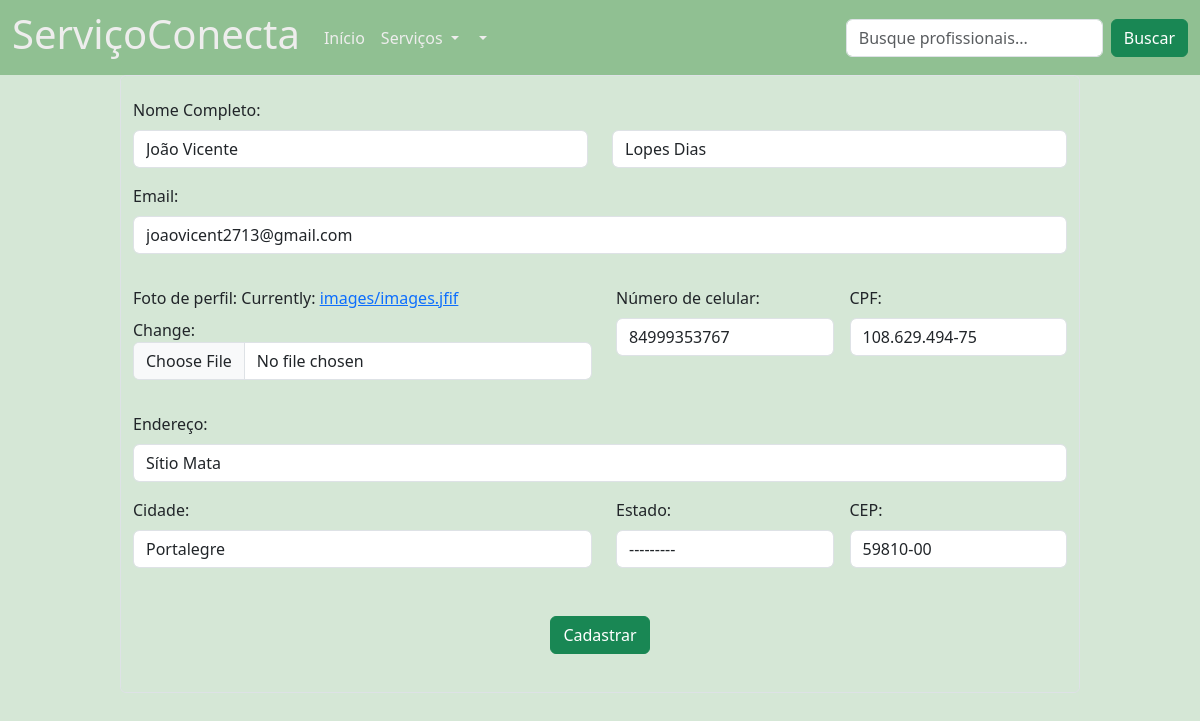
/perfil_cliente/editar/1/, run on an earlier commit of the app's database.
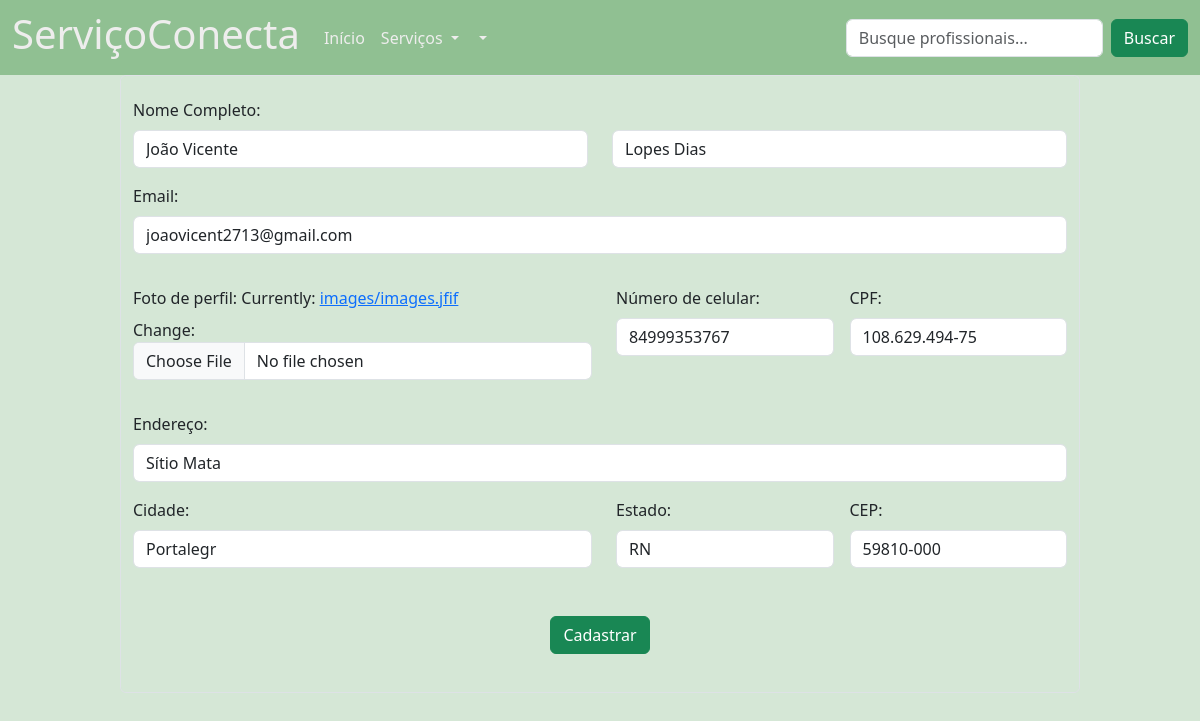
And on a later commit of the database.
### servicos/models.py (models this page shows, shortened)
class Cliente(models.Model):
    nome = models.CharField(max_length=100)
    sobrenome = models.CharField(max_length=100)
    email = models.EmailField()
    foto_perfil = models.ImageField(upload_to='images')
    celular = models.CharField(max_length=11)
    cpf = models.CharField(max_length=14)
    endereco = models.CharField(max_length=200)
    estado = models.CharField(max_length=2, choices=ESTADOS)
    cep = models.CharField(max_length=9)
    cidade = models.CharField(max_length=150, default='')
    usuario = models.ForeignKey(User,on_delete=models.CASCADE, null=True,blank=True)

### servicos/views.py (the view)
# urls.py: path('perfil_cliente/editar/<int:id>/',editar_cliente, name='editar_cliente'),
def editar_cliente(request,id):
    cliente = get_object_or_404(Cliente,id=id)
    if request.method == 'POST':
        form = ClienteForm(request.POST,request.FILES,instance=cliente)
        if form.is_valid():
            form.save()
            return redirect('perfil_cliente')
    else:
        form = ClienteForm(instance=cliente)
    return render(request,'perfis/cliente_form.html',{'form':form})

### servicos/form.py
class ClienteForm(ModelForm):
    class Meta:
        model = Cliente
        fields = '__all__'
        widgets = {
            'nome' : forms.TextInput(attrs={'class': 'form-control' }),
            'sobrenome' : forms.TextInput(attrs={'class': 'form-control' }),
            'email' : forms.EmailInput(attrs={'class': 'form-control' }),
            'celular' : forms.TextInput(attrs={'class': 'form-control' }),
            'foto_perfil': forms.ClearableFileInput(attrs={'class': 'form-control' }),
            'cpf' : forms.TextInput(attrs={'class': 'form-control' }),
            'endereco' : forms.TextInput(attrs={'class': 'form-control' }),
            'cep' : forms.TextInput(attrs={'class': 'form-control' }),
            'cidade' : forms.TextInput(attrs={'class': 'form-control' }),
            'estado' : forms.Select(attrs={'class': 'form-control'}),
        }

### servicos/Templates/perfis/cliente_form.html (shortened to what this page needs)
{% extends 'servicos/base.html' %}
  {% block content %}
    {% load static %}
      <div class="form-control form_custom" >
        <form method="post" enctype="multipart/form-data">
          <div class="row form_organization">
            <label for="exampleInputEmail1" class="form-label">Nome Completo:</label>
            <div class="col">
             {{ form.nome }}
            </div>
            <div class="col">
              {{ form.sobrenome }}
            </div>
          </div>
          <div class="mb-3 form_organization">
            <label for="exampleInputEmail1" class="form-label">Email:</label>
            {{ form.email }}
          </div>
          <div class="flex">
            <div class="mb-3 form_organization foto_form">
              <label for="formFile" class="form-label">Foto de perfil:</label>
              {{ form.foto_perfil }}
            </div>
            <div class="mb-3 form_organization celular_form">
              <label for="formGroupExampleInput" class="form-label">Número de celular:</label>
              {{ form.celular }}
            </div>
            <div class="mb-3 form_organization cpf_form">
              <label for="exampleInputEmail1" class="form-label ">CPF:</label>
              {{ form.cpf }}
            </div>
          </div>
          <div class="col-12 form_organization">
            <label for="inputAddress" class="form-label">Endereço:</label>
            {{ form.endereco }}
          </div>
          <div class="flex">
            <div class="col-md-6 form_organization cidade_form">
              <label for="inputCity" class="form-label">Cidade:</label>
              {{ form.cidade }}
            </div>
            <div class="col-md-4 form_organization estado_form">
              <label for="inputState" class="form-label">Estado:</label>
              {{ form.estado }}
            </div>
            <div class="col-md-2 form_organization cep_form">
              <label for="inputZip" class="form-label">CEP:</label>
              {{ form.cep }}
            </div>
          </div>
          <div class=" flex centralizar form_organization" style="margin: 2rem 0 2rem 0;">
            <button type="submit" class="btn btn-success">Cadastrar</button>
          </div>
  {% endblock %}

What changed in the data, as far as the page shows it:
changed Cliente "João Vicente": cidade "Portalegre" → "Portalegr"; estado "---------" → "RN"; cep "59810-00" → "59810-000"
